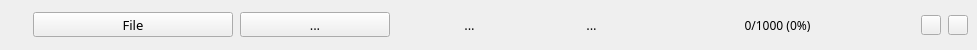
<?xml version="1.0" encoding="UTF-8"?>
<ui version="4.0">
 <class>fileBar</class>
 <widget class="QWidget" name="fileBar">
  <property name="geometry">
   <rect>
    <x>0</x>
    <y>0</y>
    <width>977</width>
    <height>50</height>
   </rect>
  </property>
  <property name="minimumSize">
   <size>
    <width>0</width>
    <height>50</height>
   </size>
  </property>
  <property name="maximumSize">
   <size>
    <width>16777215</width>
    <height>50</height>
   </size>
  </property>
  <property name="windowTitle">
   <string>Form</string>
  </property>
  <property name="autoFillBackground">
   <bool>false</bool>
  </property>
  <layout class="QHBoxLayout" name="horizontalLayout_2">
   <property name="spacing">
    <number>0</number>
   </property>
   <property name="leftMargin">
    <number>0</number>
   </property>
   <property name="topMargin">
    <number>0</number>
   </property>
   <property name="rightMargin">
    <number>0</number>
   </property>
   <property name="bottomMargin">
    <number>0</number>
   </property>
   <item>
    <widget class="QWidget" name="fileBarContentWidget" native="true">
     <layout class="QHBoxLayout" name="horizontalLayout">
      <property name="spacing">
       <number>7</number>
      </property>
      <property name="leftMargin">
       <number>11</number>
      </property>
      <property name="topMargin">
       <number>5</number>
      </property>
      <property name="bottomMargin">
       <number>5</number>
      </property>
      <item>
       <widget class="QWidget" name="sortWidget" native="true">
        <property name="sizePolicy">
         <sizepolicy hsizetype="Preferred" vsizetype="Preferred">
          <horstretch>0</horstretch>
          <verstretch>0</verstretch>
         </sizepolicy>
        </property>
        <layout class="QVBoxLayout" name="verticalLayout">
         <property name="spacing">
          <number>2</number>
         </property>
         <property name="leftMargin">
          <number>0</number>
         </property>
         <property name="topMargin">
          <number>0</number>
         </property>
         <property name="rightMargin">
          <number>0</number>
         </property>
         <property name="bottomMargin">
          <number>0</number>
         </property>
         <item>
          <widget class="QWidget" name="dragHandle" native="true">
           <property name="minimumSize">
            <size>
             <width>15</width>
             <height>32</height>
            </size>
           </property>
           <property name="maximumSize">
            <size>
             <width>15</width>
             <height>32</height>
            </size>
           </property>
          </widget>
         </item>
        </layout>
       </widget>
      </item>
      <item>
       <widget class="QPushButton" name="fileNameButton">
        <property name="minimumSize">
         <size>
          <width>200</width>
          <height>25</height>
         </size>
        </property>
        <property name="maximumSize">
         <size>
          <width>200</width>
          <height>25</height>
         </size>
        </property>
        <property name="font">
         <font>
          <family>Mi Outfit</family>
          <pointsize>10</pointsize>
         </font>
        </property>
        <property name="text">
         <string>File</string>
        </property>
       </widget>
      </item>
      <item>
       <widget class="QPushButton" name="frameButton">
        <property name="minimumSize">
         <size>
          <width>150</width>
          <height>25</height>
         </size>
        </property>
        <property name="maximumSize">
         <size>
          <width>150</width>
          <height>25</height>
         </size>
        </property>
        <property name="font">
         <font>
          <family>Mi Outfit</family>
          <pointsize>10</pointsize>
         </font>
        </property>
        <property name="text">
         <string>...</string>
        </property>
       </widget>
      </item>
      <item>
       <widget class="QLabel" name="resolutionLabel">
        <property name="minimumSize">
         <size>
          <width>145</width>
          <height>25</height>
         </size>
        </property>
        <property name="maximumSize">
         <size>
          <width>145</width>
          <height>25</height>
         </size>
        </property>
        <property name="font">
         <font>
          <family>Mi Outfit</family>
          <pointsize>10</pointsize>
         </font>
        </property>
        <property name="text">
         <string>...</string>
        </property>
        <property name="alignment">
         <set>Qt::AlignmentFlag::AlignCenter</set>
        </property>
        <property name="margin">
         <number>0</number>
        </property>
        <property name="indent">
         <number>-1</number>
        </property>
       </widget>
      </item>
      <item>
       <widget class="QLabel" name="renderEngineLabel">
        <property name="minimumSize">
         <size>
          <width>85</width>
          <height>25</height>
         </size>
        </property>
        <property name="maximumSize">
         <size>
          <width>85</width>
          <height>25</height>
         </size>
        </property>
        <property name="font">
         <font>
          <family>Mi Outfit</family>
          <pointsize>10</pointsize>
         </font>
        </property>
        <property name="text">
         <string>...</string>
        </property>
        <property name="alignment">
         <set>Qt::AlignmentFlag::AlignCenter</set>
        </property>
        <property name="margin">
         <number>0</number>
        </property>
        <property name="indent">
         <number>-1</number>
        </property>
       </widget>
      </item>
      <item>
       <widget class="ProgressBar" name="progressBar" native="true">
        <property name="sizePolicy">
         <sizepolicy hsizetype="Expanding" vsizetype="Preferred">
          <horstretch>0</horstretch>
          <verstretch>0</verstretch>
         </sizepolicy>
        </property>
        <property name="minimumSize">
         <size>
          <width>0</width>
          <height>20</height>
         </size>
        </property>
        <property name="maximumSize">
         <size>
          <width>16777215</width>
          <height>20</height>
         </size>
        </property>
        <layout class="QVBoxLayout" name="verticalLayout_2">
         <property name="spacing">
          <number>0</number>
         </property>
         <property name="leftMargin">
          <number>0</number>
         </property>
         <property name="topMargin">
          <number>0</number>
         </property>
         <property name="rightMargin">
          <number>0</number>
         </property>
         <property name="bottomMargin">
          <number>0</number>
         </property>
         <item>
          <widget class="QLabel" name="progressBarLabel">
           <property name="font">
            <font>
             <family>Mi Outfit</family>
             <pointsize>9</pointsize>
            </font>
           </property>
           <property name="text">
            <string>0/1000 (0%)</string>
           </property>
           <property name="alignment">
            <set>Qt::AlignmentFlag::AlignCenter</set>
           </property>
          </widget>
         </item>
        </layout>
       </widget>
      </item>
      <item>
       <widget class="QPushButton" name="reloadButton">
        <property name="minimumSize">
         <size>
          <width>20</width>
          <height>20</height>
         </size>
        </property>
        <property name="maximumSize">
         <size>
          <width>20</width>
          <height>20</height>
         </size>
        </property>
        <property name="font">
         <font>
         </font>
        </property>
        <property name="text">
         <string/>
        </property>
        <property name="icon">
         <iconset resource="../resource/resource.qrc">
          <normaloff>:/icon/retry.ico</normaloff>:/icon/retry.ico</iconset>
        </property>
        <property name="iconSize">
         <size>
          <width>12</width>
          <height>12</height>
         </size>
        </property>
       </widget>
      </item>
      <item>
       <widget class="QPushButton" name="deleteButton">
        <property name="minimumSize">
         <size>
          <width>20</width>
          <height>20</height>
         </size>
        </property>
        <property name="maximumSize">
         <size>
          <width>20</width>
          <height>20</height>
         </size>
        </property>
        <property name="font">
         <font>
         </font>
        </property>
        <property name="text">
         <string/>
        </property>
        <property name="icon">
         <iconset resource="../resource/resource.qrc">
          <normaloff>:/icon/close.ico</normaloff>:/icon/close.ico</iconset>
        </property>
        <property name="iconSize">
         <size>
          <width>8</width>
          <height>8</height>
         </size>
        </property>
       </widget>
      </item>
     </layout>
    </widget>
   </item>
  </layout>
 </widget>
 <customwidgets>
  <customwidget>
   <class>ProgressBar</class>
   <extends>QWidget</extends>
   <header>ui/widgets/progress_bar.h</header>
   <container>1</container>
  </customwidget>
 </customwidgets>
 <resources>
  <include location="../resource/resource.qrc"/>
 </resources>
 <connections/>
</ui>
